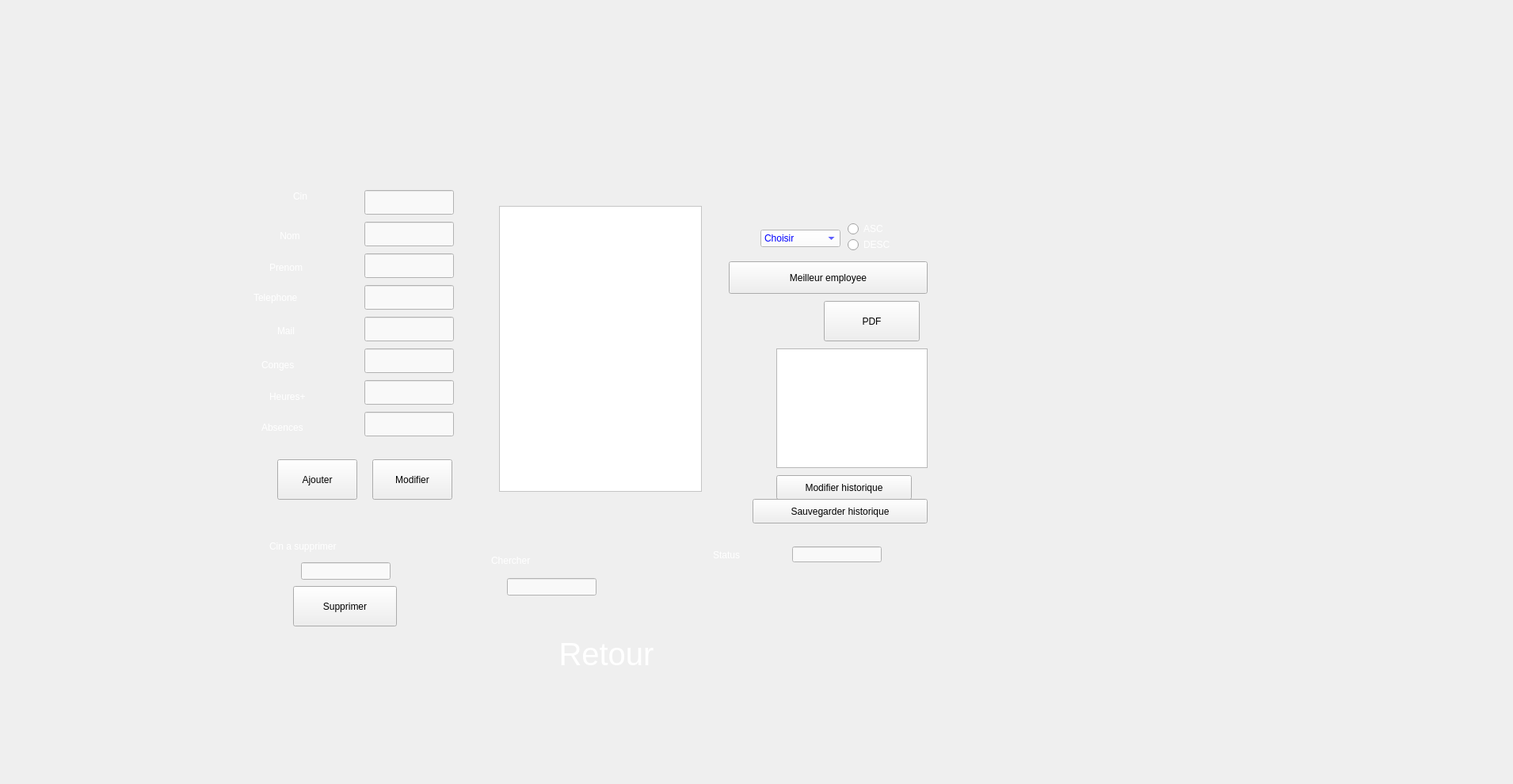
    <widget class="QWidget" name="page">
     <widget class="QLabel" name="label_44">
      <property name="geometry">
       <rect>
        <x>-180</x>
        <y>-90</y>
        <width>1901</width>
        <height>981</height>
       </rect>
      </property>
      <property name="text">
       <string/>
      </property>
      <property name="pixmap">
       <pixmap>../b.png</pixmap>
      </property>
      <property name="scaledContents">
       <bool>true</bool>
      </property>
     </widget>
     <widget class="QLabel" name="label_23">
      <property name="geometry">
       <rect>
        <x>370</x>
        <y>240</y>
        <width>81</width>
        <height>16</height>
       </rect>
      </property>
      <property name="styleSheet">
       <string notr="true">font:15pt &quot;Eras Bold ITC&quot;;

color: rgb(255, 255, 255);</string>
      </property>
      <property name="text">
       <string>Cin</string>
      </property>
     </widget>
     <widget class="QLineEdit" name="le_cin">
      <property name="geometry">
       <rect>
        <x>460</x>
        <y>240</y>
        <width>113</width>
        <height>31</height>
       </rect>
      </property>
      <property name="styleSheet">
       <string notr="true">background-color: rgb(249, 249, 249);
font: 8pt &quot;MS Shell Dlg 2&quot;;
color: rgb(0, 0, 127);</string>
      </property>
      <property name="text">
       <string/>
      </property>
     </widget>
     <widget class="QLabel" name="label_24">
      <property name="geometry">
       <rect>
        <x>350</x>
        <y>290</y>
        <width>141</width>
        <height>16</height>
       </rect>
      </property>
      <property name="styleSheet">
       <string notr="true">font:15pt &quot;Eras Bold ITC&quot;;

color: rgb(255, 255, 255);</string>
      </property>
      <property name="text">
       <string> Nom</string>
      </property>
     </widget>
     <widget class="QLineEdit" name="le_nom">
      <property name="geometry">
       <rect>
        <x>460</x>
        <y>280</y>
        <width>113</width>
        <height>31</height>
       </rect>
      </property>
      <property name="styleSheet">
       <string notr="true">background-color: rgb(249, 249, 249);
font: 8pt &quot;MS Shell Dlg 2&quot;;
color: rgb(0, 0, 127);</string>
      </property>
     </widget>
     <widget class="QLineEdit" name="le_prenom">
      <property name="geometry">
       <rect>
        <x>460</x>
        <y>320</y>
        <width>113</width>
        <height>31</height>
       </rect>
      </property>
      <property name="styleSheet">
       <string notr="true">background-color: rgb(249, 249, 249);
font: 8pt &quot;MS Shell Dlg 2&quot;;
color: rgb(0, 0, 127);</string>
      </property>
     </widget>
     <widget class="QLabel" name="label_25">
      <property name="geometry">
       <rect>
        <x>340</x>
        <y>330</y>
        <width>121</width>
        <height>16</height>
       </rect>
      </property>
      <property name="styleSheet">
       <string notr="true">font:15pt &quot;Eras Bold ITC&quot;;

color: rgb(255, 255, 255);</string>
      </property>
      <property name="text">
       <string>Prenom</string>
      </property>
     </widget>
     <widget class="QLineEdit" name="le_tel">
      <property name="geometry">
       <rect>
        <x>460</x>
        <y>360</y>
        <width>113</width>
        <height>31</height>
       </rect>
      </property>
      <property name="styleSheet">
       <string notr="true">background-color: rgb(249, 249, 249);
font: 8pt &quot;MS Shell Dlg 2&quot;;
color: rgb(0, 0, 127);</string>
      </property>
     </widget>
     <widget class="QLabel" name="label_26">
      <property name="geometry">
       <rect>
        <x>320</x>
        <y>340</y>
        <width>151</width>
        <height>71</height>
       </rect>
      </property>
      <property name="styleSheet">
       <string notr="true">font:15pt &quot;Eras Bold ITC&quot;;

color: rgb(255, 255, 255);</string>
      </property>
      <property name="text">
       <string>Telephone</string>
      </property>
     </widget>
     <widget class="QLineEdit" name="le_mail">
      <property name="geometry">
       <rect>
        <x>460</x>
        <y>400</y>
        <width>113</width>
        <height>31</height>
       </rect>
      </property>
      <property name="styleSheet">
       <string notr="true">background-color: rgb(249, 249, 249);
font: 8pt &quot;MS Shell Dlg 2&quot;;
color: rgb(0, 0, 127);</string>
      </property>
     </widget>
     <widget class="QLabel" name="label_27">
      <property name="geometry">
       <rect>
        <x>350</x>
        <y>410</y>
        <width>81</width>
        <height>16</height>
       </rect>
      </property>
      <property name="styleSheet">
       <string notr="true">color: rgb(255, 255, 255);
font:15pt &quot;Eras Bold ITC&quot;;

</string>
      </property>
      <property name="text">
       <string>Mail</string>
      </property>
     </widget>
     <widget class="QLineEdit" name="le_nbconge">
      <property name="geometry">
       <rect>
        <x>460</x>
        <y>440</y>
        <width>113</width>
        <height>31</height>
       </rect>
      </property>
      <property name="styleSheet">
       <string notr="true">background-color: rgb(249, 249, 249);
font: 8pt &quot;MS Shell Dlg 2&quot;;
color: rgb(0, 0, 127);</string>
      </property>
     </widget>
     <widget class="QLineEdit" name="le_nbheuresup">
      <property name="geometry">
       <rect>
        <x>460</x>
        <y>480</y>
        <width>113</width>
        <height>31</height>
       </rect>
      </property>
      <property name="styleSheet">
       <string notr="true">background-color: rgb(249, 249, 249);
font: 8pt &quot;MS Shell Dlg 2&quot;;
color: rgb(0, 0, 127);</string>
      </property>
     </widget>
     <widget class="QLineEdit" name="le_nbabsence">
      <property name="geometry">
       <rect>
        <x>460</x>
        <y>520</y>
        <width>113</width>
        <height>31</height>
       </rect>
      </property>
      <property name="styleSheet">
       <string notr="true">background-color: rgb(249, 249, 249);
font: 8pt &quot;MS Shell Dlg 2&quot;;
color: rgb(0, 0, 127);</string>
      </property>
     </widget>
     <widget class="QLabel" name="label_29">
      <property name="geometry">
       <rect>
        <x>330</x>
        <y>430</y>
        <width>131</width>
        <height>61</height>
       </rect>
      </property>
      <property name="styleSheet">
       <string notr="true">color: rgb(255, 255, 255);
font:15pt &quot;Eras Bold ITC&quot;;</string>
      </property>
      <property name="text">
       <string>Conges</string>
      </property>
     </widget>
     <widget class="QLabel" name="label_28">
      <property name="geometry">
       <rect>
        <x>340</x>
        <y>470</y>
        <width>131</width>
        <height>61</height>
       </rect>
      </property>
      <property name="styleSheet">
       <string notr="true">font:15pt &quot;Eras Bold ITC&quot;;
color: rgb(255, 255, 255);</string>
      </property>
      <property name="text">
       <string>Heures+</string>
      </property>
     </widget>
     <widget class="QLabel" name="label_30">
      <property name="geometry">
       <rect>
        <x>330</x>
        <y>530</y>
        <width>141</width>
        <height>20</height>
       </rect>
      </property>
      <property name="styleSheet">
       <string notr="true">font:15pt &quot;Eras Bold ITC&quot;;
color: rgb(255, 255, 255);</string>
      </property>
      <property name="text">
       <string>Absences</string>
      </property>
     </widget>
     <widget class="QRadioButton" name="radioButton_e">
      <property name="geometry">
       <rect>
        <x>1070</x>
        <y>280</y>
        <width>83</width>
        <height>18</height>
       </rect>
      </property>
      <property name="styleSheet">
       <string notr="true">color: rgb(255, 255, 255);</string>
      </property>
      <property name="text">
       <string>ASC</string>
      </property>
     </widget>
     <widget class="QRadioButton" name="radioButton_e2">
      <property name="geometry">
       <rect>
        <x>1070</x>
        <y>300</y>
        <width>83</width>
        <height>18</height>
       </rect>
      </property>
      <property name="styleSheet">
       <string notr="true">color: rgb(255, 255, 255);</string>
      </property>
      <property name="text">
       <string>DESC</string>
      </property>
     </widget>
     <widget class="QComboBox" name="comboBox_3">
      <property name="geometry">
       <rect>
        <x>960</x>
        <y>290</y>
        <width>101</width>
        <height>22</height>
       </rect>
      </property>
      <property name="styleSheet">
       <string notr="true">background-color: rgb(255, 255, 255);
font: 75 9pt &quot;Leelawadee UI&quot;;
font: 15pt &quot;Eras Bold ITC&quot;;
color: rgb(0, 0, 255);</string>
      </property>
      <item>
       <property name="text">
        <string>Choisir</string>
       </property>
      </item>
      <item>
       <property name="text">
        <string>cin</string>
       </property>
      </item>
     </widget>
     <widget class="QPushButton" name="pushButtonpdf">
      <property name="geometry">
       <rect>
        <x>1040</x>
        <y>380</y>
        <width>121</width>
        <height>51</height>
       </rect>
      </property>
      <property name="styleSheet">
       <string notr="true">font: 14pt &quot;MS Shell Dlg 2&quot;;</string>
      </property>
      <property name="text">
       <string>PDF</string>
      </property>
     </widget>
     <widget class="QLineEdit" name="lineEdit_rech">
      <property name="geometry">
       <rect>
        <x>640</x>
        <y>730</y>
        <width>113</width>
        <height>22</height>
       </rect>
      </property>
      <property name="styleSheet">
       <string notr="true">background-color: rgb(249, 249, 249);
font: 8pt &quot;MS Shell Dlg 2&quot;;
color: rgb(0, 0, 127);</string>
      </property>
     </widget>
     <widget class="QLabel" name="label_31">
      <property name="geometry">
       <rect>
        <x>620</x>
        <y>700</y>
        <width>161</width>
        <height>16</height>
       </rect>
      </property>
      <property name="styleSheet">
       <string notr="true">color: rgb(255, 255, 255);</string>
      </property>
      <property name="text">
       <string>Chercher</string>
      </property>
     </widget>
     <widget class="QPushButton" name="bt_ajouter">
      <property name="geometry">
       <rect>
        <x>350</x>
        <y>580</y>
        <width>101</width>
        <height>51</height>
       </rect>
      </property>
      <property name="styleSheet">
       <string notr="true">font: 14pt &quot;MS Shell Dlg 2&quot;;</string>
      </property>
      <property name="text">
       <string>Ajouter</string>
      </property>
     </widget>
     <widget class="QPushButton" name="pb_modifier_2">
      <property name="geometry">
       <rect>
        <x>470</x>
        <y>580</y>
        <width>101</width>
        <height>51</height>
       </rect>
      </property>
      <property name="styleSheet">
       <string notr="true">font: 14pt &quot;MS Shell Dlg 2&quot;;</string>
      </property>
      <property name="text">
       <string>Modifier</string>
      </property>
     </widget>
     <widget class="QPushButton" name="pb_meilleur_Employe">
      <property name="geometry">
       <rect>
        <x>920</x>
        <y>330</y>
        <width>251</width>
        <height>41</height>
       </rect>
      </property>
      <property name="styleSheet">
       <string notr="true">font: 14pt &quot;MS Shell Dlg 2&quot;;</string>
      </property>
      <property name="text">
       <string>Meilleur employee</string>
      </property>
     </widget>
     <widget class="QLineEdit" name="le_cinsup_2">
      <property name="geometry">
       <rect>
        <x>380</x>
        <y>710</y>
        <width>113</width>
        <height>22</height>
       </rect>
      </property>
      <property name="styleSheet">
       <string notr="true">background-color: rgb(249, 249, 249);
font: 8pt &quot;MS Shell Dlg 2&quot;;
color: rgb(0, 0, 127);</string>
      </property>
     </widget>
     <widget class="QPushButton" name="pushButton">
      <property name="geometry">
       <rect>
        <x>370</x>
        <y>740</y>
        <width>131</width>
        <height>51</height>
       </rect>
      </property>
      <property name="styleSheet">
       <string notr="true">font: 14pt &quot;MS Shell Dlg 2&quot;;</string>
      </property>
      <property name="text">
       <string>Supprimer</string>
      </property>
     </widget>
     <widget class="QLabel" name="label_32">
      <property name="geometry">
       <rect>
        <x>340</x>
        <y>680</y>
        <width>211</width>
        <height>20</height>
       </rect>
      </property>
      <property name="styleSheet">
       <string notr="true">color: rgb(255, 255, 255);</string>
      </property>
      <property name="text">
       <string>Cin a supprimer</string>
      </property>
     </widget>
     <widget class="QTextEdit" name="historique">
      <property name="geometry">
       <rect>
        <x>980</x>
        <y>440</y>
        <width>191</width>
        <height>151</height>
       </rect>
      </property>
     </widget>
     <widget class="QPushButton" name="pbmodif_historique">
      <property name="geometry">
       <rect>
        <x>980</x>
        <y>600</y>
        <width>171</width>
        <height>31</height>
       </rect>
      </property>
      <property name="styleSheet">
       <string notr="true">font: 14pt &quot;MS Shell Dlg 2&quot;;</string>
      </property>
      <property name="text">
       <string>Modifier historique</string>
      </property>
     </widget>
     <widget class="QPushButton" name="pb_sauv_historique">
      <property name="geometry">
       <rect>
        <x>950</x>
        <y>630</y>
        <width>221</width>
        <height>31</height>
       </rect>
      </property>
      <property name="styleSheet">
       <string notr="true">font: 14pt &quot;MS Shell Dlg 2&quot;;</string>
      </property>
      <property name="text">
       <string>Sauvegarder historique</string>
      </property>
     </widget>
     <widget class="QLineEdit" name="lineEdit_code_histo">
      <property name="geometry">
       <rect>
        <x>1000</x>
        <y>690</y>
        <width>113</width>
        <height>20</height>
       </rect>
      </property>
      <property name="styleSheet">
       <string notr="true">background-color: rgb(249, 249, 249);
font: 8pt &quot;MS Shell Dlg 2&quot;;
color: rgb(0, 0, 127);</string>
      </property>
     </widget>
     <widget class="QLabel" name="label_historique">
      <property name="geometry">
       <rect>
        <x>900</x>
        <y>670</y>
        <width>151</width>
        <height>61</height>
       </rect>
      </property>
      <property name="styleSheet">
       <string notr="true">color: rgb(255, 255, 255);</string>
      </property>
      <property name="text">
       <string>Status</string>
      </property>
     </widget>
     <widget class="QPushButton" name="pushButton_3">
      <property name="geometry">
       <rect>
        <x>680</x>
        <y>800</y>
        <width>171</width>
        <height>51</height>
       </rect>
      </property>
      <property name="font">
       <font>
        <family>Arial</family>
        <pointsize>-1</pointsize>
       </font>
      </property>
      <property name="styleSheet">
       <string notr="true">QPushButton {
	
color:#ffffff;
background:	&quot;transparent&quot;;
border-radius: 15px;
font-size:40px;
font-family:Arial, Helvetica, sans-serif;
}
QPushButton:hover {
color:#fff;
border:15px;
background:#00008b;
}
</string>
      </property>
      <property name="text">
       <string>Retour</string>
      </property>
     </widget>
     <widget class="QTableView" name="tabemployes">
      <property name="geometry">
       <rect>
        <x>630</x>
        <y>260</y>
        <width>256</width>
        <height>361</height>
       </rect>
      </property>
      <property name="styleSheet">
       <string notr="true">font: 12pt &quot;Andalus&quot;;
background-color: rgb(255, 255, 255);
color: rgb(0, 85, 255);</string>
      </property>
     </widget>
     <widget class="QLabel" name="label_39">
      <property name="geometry">
       <rect>
        <x>1110</x>
        <y>370</y>
        <width>71</width>
        <height>71</height>
       </rect>
      </property>
      <property name="text">
       <string/>
      </property>
      <property name="pixmap">
       <pixmap>../pdf.png</pixmap>
      </property>
      <property name="scaledContents">
       <bool>true</bool>
      </property>
     </widget>
     <widget class="QLabel" name="label_64">
      <property name="geometry">
       <rect>
        <x>1110</x>
        <y>310</y>
        <width>71</width>
        <height>81</height>
       </rect>
      </property>
      <property name="text">
       <string/>
      </property>
      <property name="pixmap">
       <pixmap>../a.png</pixmap>
      </property>
      <property name="scaledContents">
       <bool>true</bool>
      </property>
     </widget>
    </widget>
